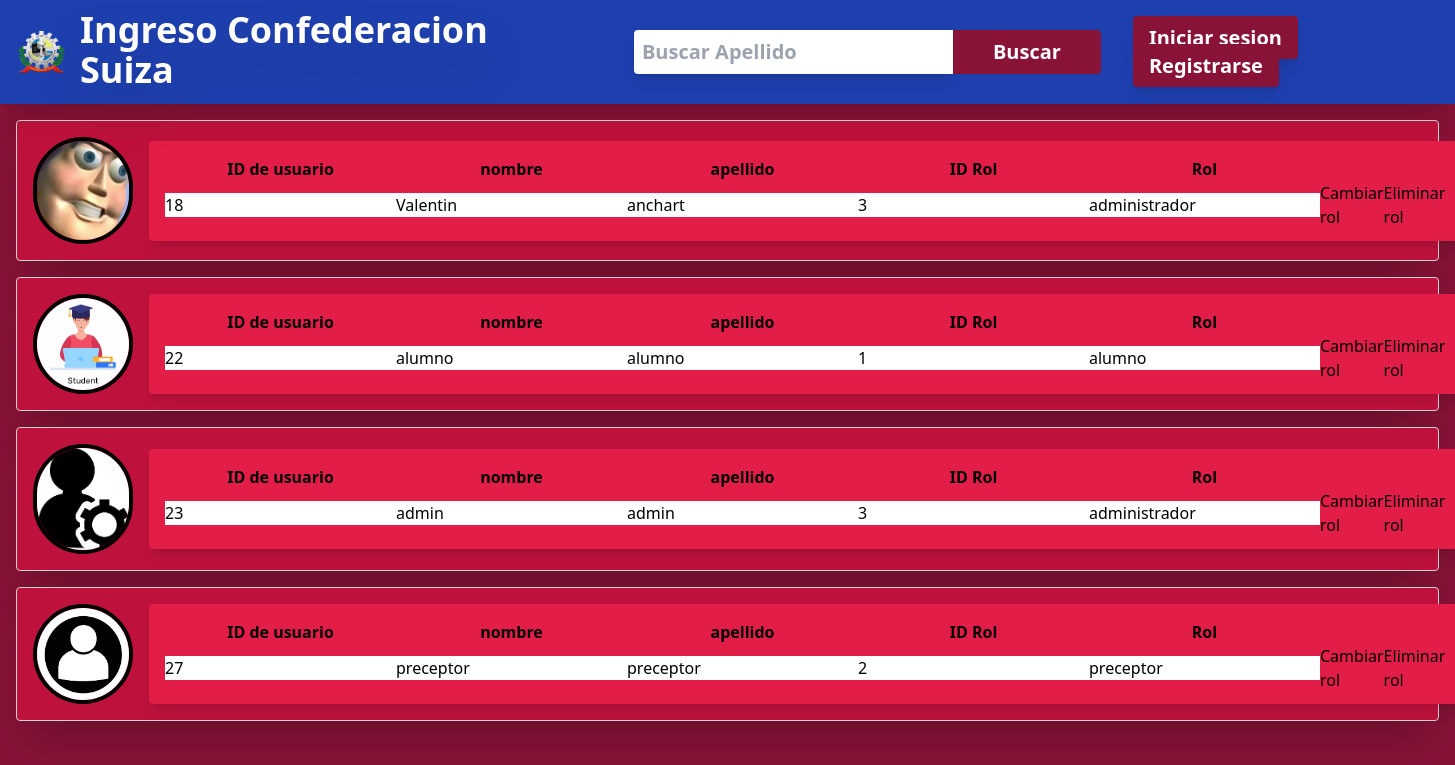
The app's page /admin.php, older data.
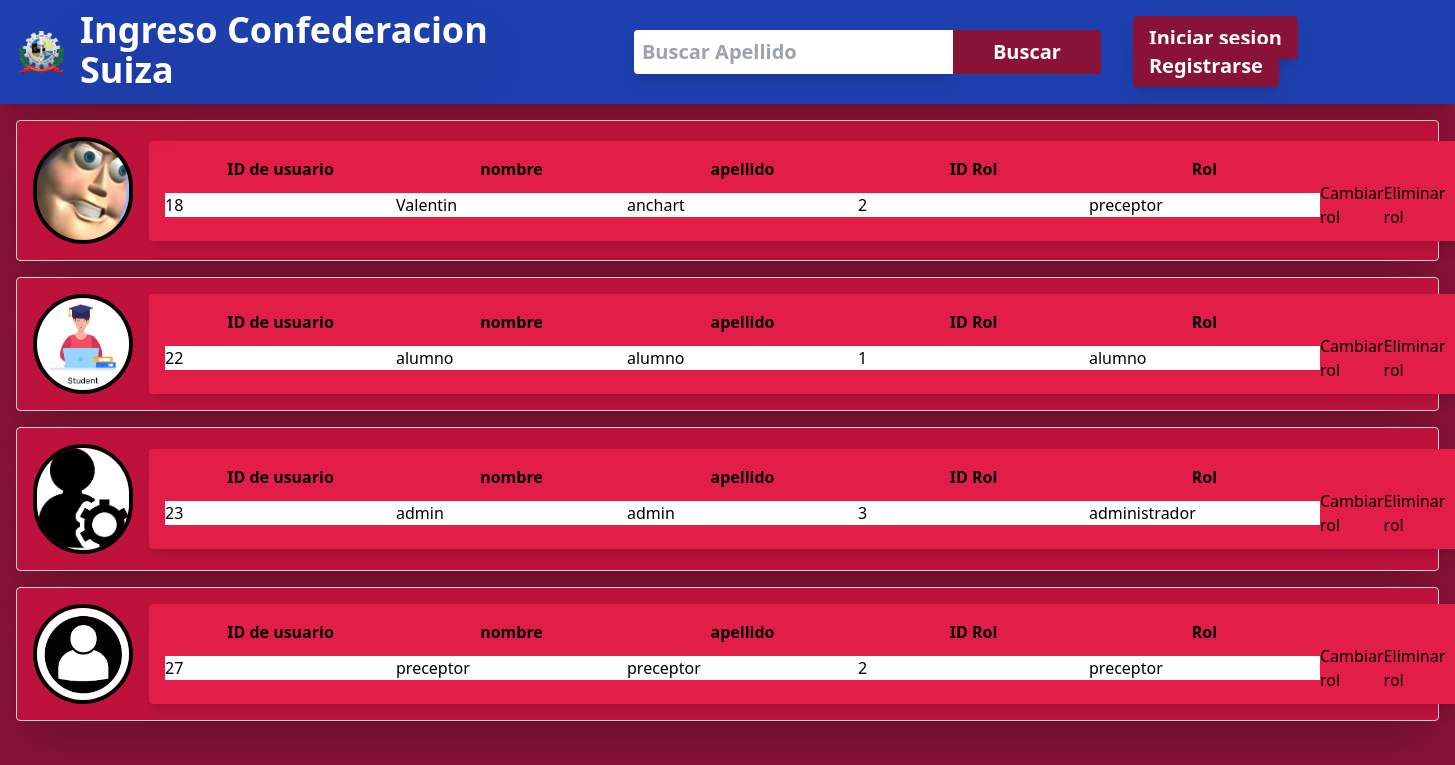
The same page, newer data.
### tables this page shows
CREATE TABLE `rol` (
  `id` int(4) NOT NULL,
  `idusuario` int(4) NOT NULL,
  `idrol` int(4) NOT NULL
);

CREATE TABLE `usuario` (
  `id` int(255) NOT NULL,
  `nombre` varchar(50) NOT NULL,
  `apellido` varchar(20) NOT NULL,
  `email` varchar(100) NOT NULL,
  `telefono` int(10) NOT NULL,
  `contrasena` varchar(255) NOT NULL
);

### admin.php (the view, shortened to what this page needs)
<?php
include './utils/db.php';
$sql = "SELECT * FROM rol JOIN usuario WHERE rol.idusuario = usuario.id";
$resultAdmin = $conn->query($sql);
?>
<!DOCTYPE html>
<html lang="es">
<head>
  <script src="https://cdn.tailwindcss.com"></script>
</head>
<body class="overflow-x-hidden bg-rose-900">
  <?php include './partials/header.php'; ?>
  <div class="flex flex-row">
    <div class="bg-rose-900 gap-4 flex flex-col w-full p-4 h-full">
      <?php while ($row = $resultAdmin->fetch_assoc()) { ?>
        <div class="p-4 z-10 shadow-2xl bg-rose-700 border gap-4 border-neutral-300 rounded flex jusitfy-center items-center">
          <img class="border-4 border-black w-[100px] rounded-full" src="<?php
          $actualimg = "./assets/images/usuario.jpg";
          $acutalid = $row['id'];
                    if(file_exists("./assets/images/$acutalid.jpg")){
                       $actualimg = "./assets/images/$acutalid.jpg";
                    }
                    if(file_exists("./assets/images/$acutalid.png")){
                     $actualimg = "./assets/images/$acutalid.png";
                     }
          echo  $actualimg; ?> " alt="Alumno">
            <div class="relative  shadow-lg bg-rose-600 rounded w-full h-[100px] p-4 gap-2 flex flex-col">
              <table>
                <tr>
                    <th>ID de usuario</th>
                    <th>nombre</th>
                    <th>apellido</th>
                    <th>ID Rol</th>
                    <th>Rol</th>
                </tr>
                <tr>
                   <form method="POST" action="admin.php" name ="formeditar" >
                      <td><input type="text" name="id" value=<?php echo $row['id'];?> readonly></td>
                      <td><input type="text" name="nombre" value=<?php echo $row['nombre'];?> readonly></td>
                      <td><input readonly type="text" name="apellido" value=<?php echo $row['apellido'];?>></td>
                      <td><input type="text" name="rol" value=<?php echo $row['idrol'];?>></td>
                      <td><input readonly type="text" name="apellido" value=<?php
                       if($row['idrol']==1){echo "alumno";}
                       if($row['idrol']==2){echo "preceptor";}
                       if($row['idrol']==3){echo "administrador";}
                       if($row['idrol']==4){echo "usuario";}
                      ?>></td>
						          <td><p><a style="color: black;" href="cambiaroles.php">Cambiar rol</a><p></td>
						          <td><p><a style="color: black;" href="eliminar.php">Eliminar rol</a><p></td>
                </tr>
              </table>
            </div>
          </div>
      <?php } ?>
    </div>
  </div>
</body>
</html>

Row changes from the older to the newer data that the page shows:
changed rol "Valentin": rol "3" → "2"; apellido "administrador" → "preceptor"
